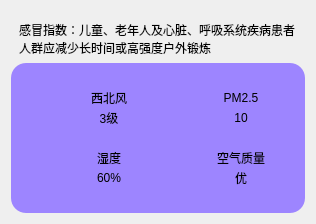
        <widget class="QWidget" name="widget_10" native="true">
         <layout class="QVBoxLayout" name="verticalLayout_9">
          <item>
           <spacer name="verticalSpacer">
            <property name="orientation">
             <enum>Qt::Vertical</enum>
            </property>
            <property name="sizeHint" stdset="0">
             <size>
              <width>20</width>
              <height>10</height>
             </size>
            </property>
           </spacer>
          </item>
          <item>
           <widget class="QLabel" name="lblGanMao">
            <property name="styleSheet">
             <string notr="true">background-color: rgba(60, 60, 60, 0);
padding-left: 5px;
padding-right: 5px;</string>
            </property>
            <property name="text">
             <string>感冒指数：儿童、老年人及心脏、呼吸系统疾病患者人群应减少长时间或高强度户外锻炼</string>
            </property>
            <property name="wordWrap">
             <bool>true</bool>
            </property>
           </widget>
          </item>
          <item>
           <widget class="QWidget" name="widget_2" native="true">
            <property name="styleSheet">
             <string notr="true">background-color: rgb(157, 133, 255);
border-radius: 15px</string>
            </property>
            <layout class="QGridLayout" name="gridLayout">
             <property name="leftMargin">
              <number>40</number>
             </property>
             <property name="topMargin">
              <number>25</number>
             </property>
             <property name="rightMargin">
              <number>40</number>
             </property>
             <property name="bottomMargin">
              <number>25</number>
             </property>
             <property name="horizontalSpacing">
              <number>50</number>
             </property>
             <property name="verticalSpacing">
              <number>20</number>
             </property>
             <item row="0" column="0">
              <layout class="QHBoxLayout" name="horizontalLayout_12">
               <property name="spacing">
                <number>0</number>
               </property>
               <item>
                <widget class="QLabel" name="lblWindIcon">
                 <property name="minimumSize">
                  <size>
                   <width>40</width>
                   <height>40</height>
                  </size>
                 </property>
                 <property name="maximumSize">
                  <size>
                   <width>40</width>
                   <height>40</height>
                  </size>
                 </property>
                 <property name="styleSheet">
                  <string notr="true">background-color: rgba(255, 255, 255, 0);</string>
                 </property>
                 <property name="text">
                  <string/>
                 </property>
                 <property name="pixmap">
                  <pixmap resource="res.qrc">:/res/wind.png</pixmap>
                 </property>
                 <property name="scaledContents">
                  <bool>true</bool>
                 </property>
                 <property name="alignment">
                  <set>Qt::AlignCenter</set>
                 </property>
                </widget>
               </item>
               <item>
                <layout class="QVBoxLayout" name="verticalLayout_6">
                 <item>
                  <widget class="QLabel" name="lblWindFx">
                   <property name="styleSheet">
                    <string notr="true">background-color: rgba(255, 255, 255,0);
font: 10pt &quot;微软雅黑&quot;;</string>
                   </property>
                   <property name="text">
                    <string>西北风</string>
                   </property>
                   <property name="alignment">
                    <set>Qt::AlignCenter</set>
                   </property>
                  </widget>
                 </item>
                 <item>
                  <widget class="QLabel" name="lblWindFl">
                   <property name="styleSheet">
                    <string notr="true">background-color: rgba(255, 255, 255,0);
font: 10pt &quot;微软雅黑&quot;;</string>
                   </property>
                   <property name="text">
                    <string>3级</string>
                   </property>
                   <property name="alignment">
                    <set>Qt::AlignCenter</set>
                   </property>
                  </widget>
                 </item>
                </layout>
               </item>
              </layout>
             </item>
             <item row="0" column="1">
              <layout class="QHBoxLayout" name="horizontalLayout_14">
               <property name="spacing">
                <number>0</number>
               </property>
               <item>
                <widget class="QLabel" name="lblPm25Icon">
                 <property name="minimumSize">
                  <size>
                   <width>40</width>
                   <height>40</height>
                  </size>
                 </property>
                 <property name="maximumSize">
                  <size>
                   <width>40</width>
                   <height>40</height>
                  </size>
                 </property>
                 <property name="styleSheet">
                  <string notr="true">background-color: rgba(255, 255, 255, 0);</string>
                 </property>
                 <property name="text">
                  <string/>
                 </property>
                 <property name="pixmap">
                  <pixmap resource="res.qrc">:/res/pm25.png</pixmap>
                 </property>
                 <property name="scaledContents">
                  <bool>true</bool>
                 </property>
                 <property name="alignment">
                  <set>Qt::AlignCenter</set>
                 </property>
                </widget>
               </item>
               <item>
                <layout class="QVBoxLayout" name="verticalLayout_7">
                 <item>
                  <widget class="QLabel" name="lblPM25Title">
                   <property name="styleSheet">
                    <string notr="true">background-color: rgba(255, 255, 255,0);
font: 10pt &quot;微软雅黑&quot;;</string>
                   </property>
                   <property name="text">
                    <string>PM2.5</string>
                   </property>
                   <property name="alignment">
                    <set>Qt::AlignCenter</set>
                   </property>
                  </widget>
                 </item>
                 <item>
                  <widget class="QLabel" name="lblPM25">
                   <property name="styleSheet">
                    <string notr="true">background-color: rgba(255, 255, 255,0);
font: 10pt &quot;微软雅黑&quot;;</string>
                   </property>
                   <property name="text">
                    <string>10</string>
                   </property>
                   <property name="alignment">
                    <set>Qt::AlignCenter</set>
                   </property>
                  </widget>
                 </item>
                </layout>
               </item>
              </layout>
             </item>
             <item row="1" column="0">
              <layout class="QHBoxLayout" name="horizontalLayout_13">
               <property name="spacing">
                <number>0</number>
               </property>
               <item>
                <widget class="QLabel" name="lblShiDuIcon">
                 <property name="minimumSize">
                  <size>
                   <width>40</width>
                   <height>40</height>
                  </size>
                 </property>
                 <property name="maximumSize">
                  <size>
                   <width>40</width>
                   <height>40</height>
                  </size>
                 </property>
                 <property name="styleSheet">
                  <string notr="true">background-color: rgba(255, 255, 255, 0);</string>
                 </property>
                 <property name="text">
                  <string/>
                 </property>
                 <property name="pixmap">
                  <pixmap resource="res.qrc">:/res/humidity.png</pixmap>
                 </property>
                 <property name="scaledContents">
                  <bool>true</bool>
                 </property>
                 <property name="alignment">
                  <set>Qt::AlignCenter</set>
                 </property>
                </widget>
               </item>
               <item>
                <layout class="QVBoxLayout" name="verticalLayout_3">
                 <item>
                  <widget class="QLabel" name="lblShiDuTitle">
                   <property name="styleSheet">
                    <string notr="true">background-color: rgba(255, 255, 255,0);
font: 10pt &quot;微软雅黑&quot;;</string>
                   </property>
                   <property name="text">
                    <string>湿度</string>
                   </property>
                   <property name="alignment">
                    <set>Qt::AlignCenter</set>
                   </property>
                  </widget>
                 </item>
                 <item>
                  <widget class="QLabel" name="lblShiDu">
                   <property name="styleSheet">
                    <string notr="true">background-color: rgba(255, 255, 255,0);
font: 10pt &quot;微软雅黑&quot;;</string>
                   </property>
                   <property name="text">
                    <string>60%</string>
                   </property>
                   <property name="alignment">
                    <set>Qt::AlignCenter</set>
                   </property>
                  </widget>
                 </item>
                </layout>
               </item>
              </layout>
             </item>
             <item row="1" column="1">
              <layout class="QHBoxLayout" name="horizontalLayout_15">
               <property name="spacing">
                <number>0</number>
               </property>
               <item>
                <widget class="QLabel" name="lblQualityIcon">
                 <property name="minimumSize">
                  <size>
                   <width>40</width>
                   <height>40</height>
                  </size>
                 </property>
                 <property name="maximumSize">
                  <size>
                   <width>40</width>
                   <height>40</height>
                  </size>
                 </property>
                 <property name="autoFillBackground">
                  <bool>false</bool>
                 </property>
                 <property name="styleSheet">
                  <string notr="true">background-color: rgba(255, 255, 255, 0);</string>
                 </property>
                 <property name="text">
                  <string/>
                 </property>
                 <property name="pixmap">
                  <pixmap resource="res.qrc">:/res/aqi.png</pixmap>
                 </property>
                 <property name="scaledContents">
                  <bool>true</bool>
                 </property>
                 <property name="alignment">
                  <set>Qt::AlignCenter</set>
                 </property>
                 <property name="wordWrap">
                  <bool>false</bool>
                 </property>
                 <property name="indent">
                  <number>-1</number>
                 </property>
                </widget>
               </item>
               <item>
                <layout class="QVBoxLayout" name="verticalLayout_8">
                 <item>
                  <widget class="QLabel" name="lblQualityTitle">
                   <property name="autoFillBackground">
                    <bool>false</bool>
                   </property>
                   <property name="styleSheet">
                    <string notr="true">background-color: rgba(255, 255, 255,0);
font: 10pt &quot;微软雅黑&quot;;</string>
                   </property>
                   <property name="text">
                    <string>空气质量</string>
                   </property>
                   <property name="alignment">
                    <set>Qt::AlignCenter</set>
                   </property>
                  </widget>
                 </item>
                 <item>
                  <widget class="QLabel" name="lblQuality">
                   <property name="autoFillBackground">
                    <bool>false</bool>
                   </property>
                   <property name="styleSheet">
                    <string notr="true">background-color: rgba(255, 255, 255,0);
font: 10pt &quot;微软雅黑&quot;;</string>
                   </property>
                   <property name="text">
                    <string>优</string>
                   </property>
                   <property name="alignment">
                    <set>Qt::AlignCenter</set>
                   </property>
                  </widget>
                 </item>
                </layout>
               </item>
              </layout>
             </item>
            </layout>
           </widget>
          </item>
         </layout>
        </widget>
